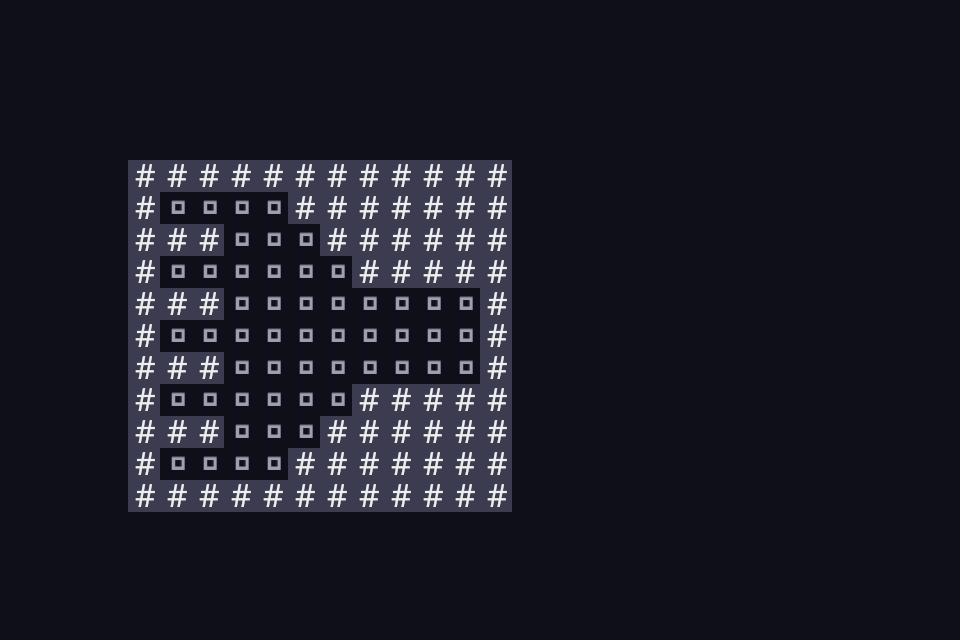

Tiled map render using the project's own tile images. Description and the whole map definition, tile-layer contents included, below:
An orthogonal 30x20 tile map with 32x32 px tiles, 1 tile layer (Tile Layer 1).

<map version="1.10" tiledversion="1.11.2" orientation="orthogonal" renderorder="right-down" width="30" height="20" tilewidth="32" tileheight="32" infinite="0" nextlayerid="2" nextobjectid="1">
 <tileset firstgid="1" source="darkcastle.tsx" />
 <layer id="1" name="Tile Layer 1" width="30" height="20">
  <data encoding="csv">
1,1,1,1,1,1,1,1,1,1,1,1,1,1,1,1,1,1,1,1,1,1,1,1,1,1,1,1,1,1,
1,1,1,1,1,1,1,1,1,1,1,1,1,1,1,1,1,1,1,1,1,1,1,1,1,1,1,1,1,1,
1,1,1,1,1,1,1,1,1,1,1,1,1,1,1,1,1,1,1,1,1,1,1,1,1,1,1,1,1,1,
1,1,1,1,1,1,1,1,1,1,1,1,1,1,1,1,1,1,1,1,1,1,1,1,1,1,1,1,1,1,
1,1,1,1,1,1,1,1,1,1,1,1,1,1,1,1,1,1,1,1,1,1,1,1,1,1,1,1,1,1,
1,1,1,1,2,2,2,2,2,2,2,2,2,2,2,2,1,1,1,1,1,1,1,1,1,1,1,1,1,1,
1,1,1,1,2,9,9,9,9,2,2,2,2,2,2,2,1,1,1,1,1,1,1,1,1,1,1,1,1,1,
1,1,1,1,2,2,2,9,9,9,2,2,2,2,2,2,1,1,1,1,1,1,1,1,1,1,1,1,1,1,
1,1,1,1,2,9,9,9,9,9,9,2,2,2,2,2,1,1,1,1,1,1,1,1,1,1,1,1,1,1,
1,1,1,1,2,2,2,9,9,9,9,9,9,9,9,2,1,1,1,1,1,1,1,1,1,1,1,1,1,1,
1,1,1,1,2,9,9,9,9,9,9,9,9,9,9,2,1,1,1,1,1,1,1,1,1,1,1,1,1,1,
1,1,1,1,2,2,2,9,9,9,9,9,9,9,9,2,1,1,1,1,1,1,1,1,1,1,1,1,1,1,
1,1,1,1,2,9,9,9,9,9,9,2,2,2,2,2,1,1,1,1,1,1,1,1,1,1,1,1,1,1,
1,1,1,1,2,2,2,9,9,9,2,2,2,2,2,2,1,1,1,1,1,1,1,1,1,1,1,1,1,1,
1,1,1,1,2,9,9,9,9,2,2,2,2,2,2,2,1,1,1,1,1,1,1,1,1,1,1,1,1,1,
1,1,1,1,2,2,2,2,2,2,2,2,2,2,2,2,1,1,1,1,1,1,1,1,1,1,1,1,1,1,
1,1,1,1,1,1,1,1,1,1,1,1,1,1,1,1,1,1,1,1,1,1,1,1,1,1,1,1,1,1,
1,1,1,1,1,1,1,1,1,1,1,1,1,1,1,1,1,1,1,1,1,1,1,1,1,1,1,1,1,1,
1,1,1,1,1,1,1,1,1,1,1,1,1,1,1,1,1,1,1,1,1,1,1,1,1,1,1,1,1,1,
1,1,1,1,1,1,1,1,1,1,1,1,1,1,1,1,1,1,1,1,1,1,1,1,1,1,1,1,1,1
</data>
 </layer>
</map>